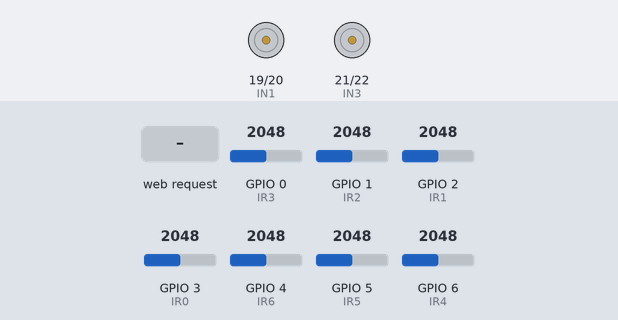
Recording of a sketch running on a simulated ESP32. On the bench: motor-driver pin pairs drawn as motors (green arrow = first pin HIGH = forward, orange = second pin HIGH = backward, longer = more drive, scaled by the enable pin). Inputs (shaded band) come from the test bench; at power-on: GPIO 0 (IR3) = 2048, GPIO 1 (IR2) = 2048, GPIO 2 (IR1) = 2048, GPIO 3 (IR0) = 2048, GPIO 4 (IR6) = 2048, GPIO 5 (IR5) = 2048, GPIO 6 (IR4) = 2048. EEPROM starts erased; what the sketch prints to the serial monitor is not drawn.

Above: at 2.2 s.
2.3 s: HTTP request GET /onoff?base_speed=120&change_speed=120&kp=120 received
3.8 s: HTTP request GET /get?base_speed=1 received
At 5.0 s:
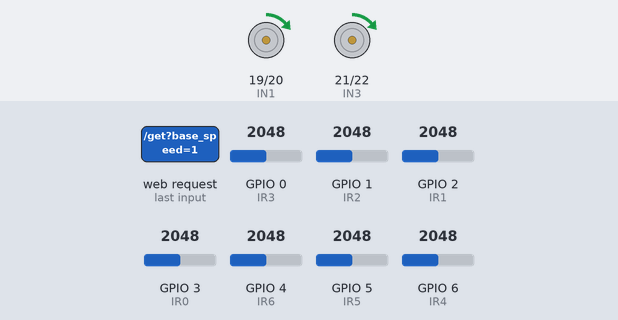
5.3 s: HTTP request GET /mini received
At 7.8 s:
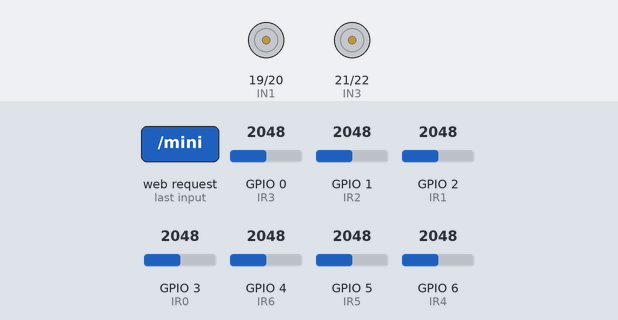
Timing chart, 0 to 9.3 s (numbered marks = the images above; inputs shaded):
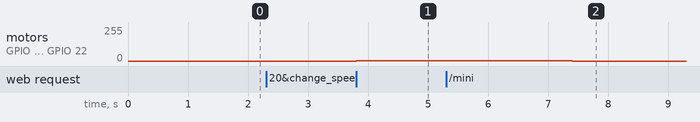

The sketch:

linefollower.ino
```cpp
#include <WiFi.h>
#include <ESPmDNS.h>
#include <AsyncTCP.h>
#include <ESPAsyncWebServer.h>
#include <Preferences.h>

#define IR0 3
#define IR1 2
#define IR2 1
#define IR3 0
#define IR4 6
#define IR5 5
#define IR6 4
#define ENA 18
#define ENB 23
#define IN1 19
#define IN2 20
#define IN3 21
#define IN4 22

Preferences pref;
int kp=0, kd=0, ki = 0, base_speed = 0, change_speed = 0, counter = 0;
int s0=0, s1=0, s2=0, s3=0, s4=0, s5=0, s6=0;
float error = 0, prev_error = 0, derivative = 0, integral = 0, power = 1;
unsigned long prev_time;
int min_sensor[7];
int max_sensor[7];
bool running = false, left=false;

const char* ssid = "ESP32_Siec_Unikalna";
const char* password = "12345678";
AsyncWebServer server(80);
const char index_html[] PROGMEM = R"rawliteral(
<!DOCTYPE html>
<html lang="pl">
<head>
  <meta charset="UTF-8">
  <meta name="viewport" content="width=device-width, initial-scale=1.0">
  <title>Serwer cos</title>
</head>
<body>
<form action="/get">
  base_speed: <input type="text" name="base_speed">
  <input type="submit" value="Submit">
  <span id="base_speed"></span>
</form>
<br>
<form action="/get">
  change_speed: <input type="text" name="change_speed">
  <input type="submit" value="Submit">
  <span id="change_speed"></span>
</form>
<br>
<form action="/get">
  kp: <input type="text" name="kp">
  <input type="submit" value="Submit">
  <span id="kp"></span>
</form>
<br>
<form action="/get">
  ki: <input type="text" name="ki">
  <input type="submit" value="Submit">
  <span id="ki"></span>
</form>
<br>
<form action="/get">
  kd: <input type="text" name="kd">
  <input type="submit" value="Submit">
  <span id="kd"></span>
</form>
<br>
<form action="/get">
  power: <input type="text" name="power">
  <input type="submit" value="Submit">
  <span id="power"></span>
</form>
<br>
<button onclick="location.href='/mini'">calibracja min</button>
<br><br>
<button onclick="location.href='/maxi'">calibracja max</button>
<br><br>
<button onclick="location.href='/reset'">restart</button>
<br><br>
<button onclick="location.href='/onoff'">on/off</button>
<br><br>
<span id="s0"></span>
<span id="s1"></span>
<span id="s2"></span>
<span id="s3"></span>
<span id="s4"></span>
<span id="s5"></span>
<span id="s6"></span>
</body>
<script>
  function updateVal(id) {
    fetch('/read?param=' + id)
      .then(res => res.text())
      .then(data => document.getElementById(id).innerText = data);
  }

  setInterval(() => {
    ['base_speed', 'change_speed', 'kp', 'ki', 'kd', 'power'].forEach(updateVal);
  }, 1000);
  setInterval(() => {
    ['s0', 's1', 's2', 's3', 's4', 's5', 's6'].forEach(updateVal);
  }, 200);
</script>
</html>
)rawliteral";

int read_avg(int ir_pin) {
  int sum = 0;
  for (int i=0; i < 10; i++) {
    sum += analogRead(ir_pin);
  }
  return sum / 10;
}

void set_motor(int pin_up, int pin_down, int pin_pwm, float speed) {
  if (speed >= 0) {
    digitalWrite(pin_up, HIGH);
    digitalWrite(pin_down, LOW);
  } else {
    digitalWrite(pin_up, LOW);
    digitalWrite(pin_down, HIGH);
  }
  analogWrite(pin_pwm, constrain(abs(speed), 0, 255));
}

void line_follower() {
  s0 = map(constrain(analogRead(IR0), min_sensor[0], max_sensor[0]), min_sensor[0], max_sensor[0], 0, 1000);
  s1 = map(constrain(analogRead(IR1), min_sensor[1], max_sensor[1]), min_sensor[1], max_sensor[1], 0, 1000);
  s2 = map(constrain(analogRead(IR2), min_sensor[2], max_sensor[2]), min_sensor[2], max_sensor[2], 0, 1000);
  s3 = map(constrain(analogRead(IR3), min_sensor[3], max_sensor[3]), min_sensor[3], max_sensor[3], 0, 1000);
  s4 = map(constrain(analogRead(IR4), min_sensor[4], max_sensor[4]), min_sensor[4], max_sensor[4], 0, 1000);
  s5 = map(constrain(analogRead(IR5), min_sensor[5], max_sensor[5]), min_sensor[5], max_sensor[5], 0, 1000);
  s6 = map(constrain(analogRead(IR6), min_sensor[6], max_sensor[6]), min_sensor[6], max_sensor[6], 0, 1000);

  int total = s0 + s1 + s2 + s3 + s4 + s5 + s6;
  float position = 0;
  if (total > 300) {
    position = (s0 * 0.0 + s1 * 1.0 + s2 * 2.0 + s3 * 3.0 + s4 * 4.0 + s5 * 5.0 + s6 * 6.0) / total;
    error = 3.0 - position;
    counter = 0;
    if(error >= 1.0) {
      left=true;
    } else if (error <= -1.0) {
      left = false;
    }
  } else {
    if (counter++ > 50) {
      if (left) {
        error = 3.0;
      } else {
        error = -3.0;
      }
    }
  }

  unsigned long curr_time = millis();
  float dt = (curr_time - prev_time) / 1000;
  if (dt != 0) {
    derivative = (error - prev_error) / dt;
    integral += error * dt;
  }

  float PID = kp * (error >=0 ? 1 : -1) * pow(abs(error), power) + ki * integral + kd * derivative;
  float speed = base_speed + ( ( 3.0 - fabs(error) ) / 3.0 ) * change_speed;
  Serial.printf("%d %d %d %d %d %d %d %f %d\n", s0,s1,s2,s3,s4,s5,s6,position,counter);
  if (running) {
    set_motor(IN1, IN2, ENA, speed - PID);
    set_motor(IN3, IN4, ENB, speed + PID);
  }
  prev_time = curr_time;
  prev_error = error;

  if (counter >= 800) {
    digitalWrite(IN1, LOW);
    digitalWrite(IN2, LOW);
    digitalWrite(IN3, LOW);
    digitalWrite(IN4, LOW);
    running = false;
    counter = 0;
  }
}

void setup() {
  Serial.begin(115200);
  delay(1000);
  pref.begin("baza", false);
  kp = pref.getInt("kp", 0);
  kd = pref.getInt("kd", 0);
  ki = pref.getInt("ki", 0);
  base_speed = pref.getInt("base_speed", 0);
  change_speed = pref.getInt("change_speed", 0);
  power = pref.getFloat("power", 1.0);
  for (int i=0; i < 7; i++) {
    min_sensor[i] = pref.getInt((String("min")+i).c_str(), 0);
    max_sensor[i] = pref.getInt((String("max")+i).c_str(), 4095);
  }
  pinMode(ENA, OUTPUT);
  pinMode(ENB, OUTPUT);
  pinMode(IN1, OUTPUT);
  pinMode(IN2, OUTPUT);
  pinMode(IN3, OUTPUT);
  pinMode(IN4, OUTPUT);
  analogWrite(ENA, base_speed);
  analogWrite(ENB, base_speed);
  digitalWrite(IN1, LOW);
  digitalWrite(IN2, LOW);
  digitalWrite(IN3, LOW);
  digitalWrite(IN4, LOW);

  WiFi.mode(WIFI_AP);
  WiFi.softAP(ssid, password);
  Serial.println();
  Serial.print("IP Address: ");
  Serial.println(WiFi.softAPIP());
  if (MDNS.begin("esp32")) {
    Serial.println("mDNS aktywne: http://esp32.local");
  }
  server.on("/", HTTP_GET, [](AsyncWebServerRequest *request){
    request->send_P(200, "text/html", index_html);
  });
  server.on("/get", HTTP_GET, [](AsyncWebServerRequest *request){
    if (request->hasParam("base_speed")) {
      base_speed = request->getParam("base_speed")->value().toInt();
      pref.putInt("base_speed", base_speed);
    } else if (request->hasParam("change_speed")) {
      change_speed = request->getParam("change_speed")->value().toInt();
      pref.putInt("change_speed", change_speed);
    } else if (request->hasParam("kp")) {
      kp = request->getParam("kp")->value().toInt();
      pref.putInt("kp", kp);
    } else if (request->hasParam("ki")) {
      ki = request->getParam("ki")->value().toInt();
      pref.putInt("ki", ki);
    } else if (request->hasParam("kd")) {
      kd = request->getParam("kd")->value().toInt();
      pref.putInt("kd", kd);
    } else if (request->hasParam("power")) {
      power = request->getParam("power")->value().toFloat();
      pref.putFloat("power", power);
    }
    request->send_P(200, "text/html", index_html);
  });
  server.on("/mini", HTTP_GET, [](AsyncWebServerRequest *request){
    min_sensor[0] = read_avg(IR0);
    min_sensor[1] = read_avg(IR1);
    min_sensor[2] = read_avg(IR2);
    min_sensor[3] = read_avg(IR3);
    min_sensor[4] = read_avg(IR4);
    min_sensor[5] = read_avg(IR5);
    min_sensor[6] = read_avg(IR6);
    for (int i=0; i < 7; i++) {
      pref.putInt((String("min")+i).c_str(), min_sensor[i]);
    }
    Serial.println("Kalibracja min");
    request->send_P(200, "text/html", index_html);
  });
  server.on("/maxi", HTTP_GET, [](AsyncWebServerRequest *request){
    max_sensor[0] = read_avg(IR0);
    max_sensor[1] = read_avg(IR1);
    max_sensor[2] = read_avg(IR2);
    max_sensor[3] = read_avg(IR3);
    max_sensor[4] = read_avg(IR4);
    max_sensor[5] = read_avg(IR5);
    max_sensor[6] = read_avg(IR6);
    for (int i=0; i < 7; i++) {
      pref.putInt((String("max")+i).c_str(), max_sensor[i]);
    }
    Serial.println("Kalibracja max");
    request->send_P(200, "text/html", index_html);
  });
  server.on("/onoff", HTTP_GET, [](AsyncWebServerRequest *request){
    running = !running;
    digitalWrite(IN1, LOW);
    digitalWrite(IN2, LOW);
    digitalWrite(IN3, LOW);
    digitalWrite(IN4, LOW);
    Serial.println("on/off");
    request->send_P(200, "text/html", index_html);
  });
  server.on("/reset", HTTP_GET, [](AsyncWebServerRequest *request){
    for(int i=0; i < 7; i++) {
      min_sensor[i] = 0;
      max_sensor[i] = 4095;
      pref.putInt((String("max")+i).c_str(), max_sensor[i]);
      pref.putInt((String("min")+i).c_str(), min_sensor[i]);
    }
    request->send_P(200, "text/html", index_html);
  });
  server.on("/read", HTTP_GET, [](AsyncWebServerRequest *request){
    if (request->hasParam("param")) {
      String param =request->getParam("param")->value();
      if (param == "base_speed") {
        request->send(200, "text/plain", String(base_speed));
      } else if (param == "change_speed") {
        request->send(200, "text/plain", String(change_speed));
      } else if (param == "kp") {
        request->send(200, "text/plain", String(kp));
      } else if (param == "kd") {
        request->send(200, "text/plain", String(kd));
      } else if (param == "ki") {
        request->send(200, "text/plain", String(ki));
      } else if (param == "power") {
        request->send(200, "text/plain", String(power));
      } else if (param == "power") {
        request->send(200, "text/plain", String(power));
      } else if (param == "s0") {
        request->send(200, "text/plain", String(s0));
      } else if (param == "s1") {
        request->send(200, "text/plain", String(s1));
      } else if (param == "s2") {
        request->send(200, "text/plain", String(s2));
      } else if (param == "s3") {
        request->send(200, "text/plain", String(s3));
      } else if (param == "s4") {
        request->send(200, "text/plain", String(s4));
      } else if (param == "s5") {
        request->send(200, "text/plain", String(s5));
      } else if (param == "s6") {
        request->send(200, "text/plain", String(s6));
      } else {
        request->send(200, "text/plain", "None");
      }
    }
  });
  server.begin();

  prev_time = millis();
}

void loop() {
  line_follower();
}
```

Measured:
- after the input at 3.8 s, motor on GPIO 19 (IN1) / GPIO 20 (IN2), motor on GPIO 21 (IN3) / GPIO 22 (IN4): stopped → forward 1/255 at once
- after the input at 5.3 s, motor on GPIO 19 (IN1) / GPIO 20 (IN2), motor on GPIO 21 (IN3) / GPIO 22 (IN4): forward 1/255 → stopped after 2.1 s
